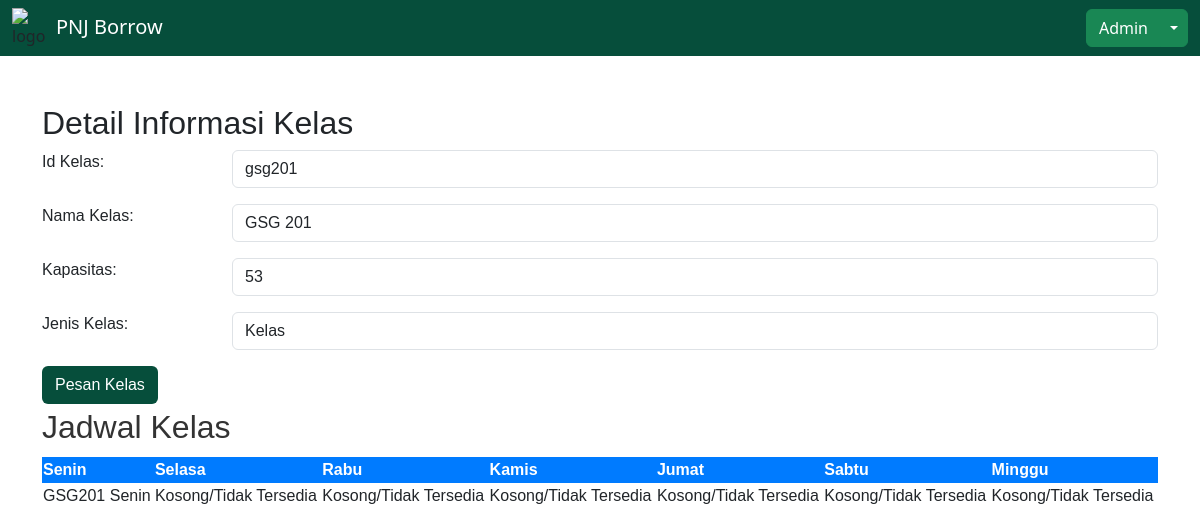
Screenshot of /detail_kelas.php?id=gsg201 (signed in) with the database file from the repository.
### tables this page shows
CREATE TABLE IF NOT EXISTS `kelas` (
  `id_kelas` varchar(50) NOT NULL,
  `nama_kelas` varchar(50) NOT NULL,
  `kapasitas_kelas` int NOT NULL,
  `jenis_kelas` varchar(50) NOT NULL DEFAULT 'Kelas',
  PRIMARY KEY (`id_kelas`)
);

CREATE TABLE IF NOT EXISTS `jadwal_kelas` (
  `id_kelas` varchar(50) NOT NULL,
  `senin` varchar(500) NOT NULL DEFAULT 'Kosong/Tidak Tersedia',
  `selasa` varchar(500) NOT NULL DEFAULT 'Kosong/Tidak Tersedia',
  `rabu` varchar(500) NOT NULL DEFAULT 'Kosong/Tidak Tersedia',
  `kamis` varchar(500) NOT NULL DEFAULT 'Kosong/Tidak Tersedia',
  `jumat` varchar(500) NOT NULL DEFAULT 'Kosong/Tidak Tersedia',
  `sabtu` varchar(500) NOT NULL DEFAULT 'Kosong/Tidak Tersedia',
  `minggu` varchar(500) NOT NULL DEFAULT 'Kosong/Tidak Tersedia',
  PRIMARY KEY (`id_kelas`)
);

### detail_kelas.php (the view, shortened to what this page needs)
<?php
include("connection.php");
$isAdmin = $_SESSION['status_user'] == 'Administrator';
$isDosen = $_SESSION['status_user'] == 'Dosen';
if (isset($_GET['id'])) {
  $kelasId = $_GET['id'];
  $query = "SELECT * FROM kelas WHERE id_kelas = :kelasId";
  $stmt = $conn->prepare($query);
  $stmt->bindParam(':kelasId', $kelasId, PDO::PARAM_STR);
  $stmt->execute();
  $classDetails = $stmt->fetch(PDO::FETCH_ASSOC);
  $scheduleQuery = "SELECT * FROM jadwal_kelas WHERE id_kelas = :kelasId";
  $scheduleStmt = $conn->prepare($scheduleQuery);
  $scheduleStmt->bindParam(':kelasId', $kelasId, PDO::PARAM_STR);
  $scheduleStmt->execute();
  $classSchedule = $scheduleStmt->fetchAll(PDO::FETCH_ASSOC);
}
?>
<!DOCTYPE html>
<html lang="en">
<head>
  <link href="https://cdn.jsdelivr.net/npm/bootstrap@5.3.2/dist/css/bootstrap.min.css" rel="stylesheet" />
</head>
<body>
  <div class=" page-holder bg-cover">
    <nav style="background-color: #064e3b;" class="navbar navbar-expand-xl navbar-light">
      <div class="container-fluid">
        <div class="d-flex flex-row">
          <img src="./Meta/logoooo0.png" style="width: 40px; height: 40px;" alt="logo">
          <div class="p-1">
            <a class="navbar-brand text-white" href="index.php">PNJ Borrow</a>
          </div>
        </div>
        <div class="btn-group">
          <button type="button" class="btn btn-success text-white"><?= $_SESSION["username"] ?></button>
          <button type="button" class="btn dropdown-toggle dropdown-toggle-split btn-success" data-bs-toggle="dropdown" data-bs-display="static" aria-expanded="false">
          </button>
        </div>
      </div>
    </nav>
    <div class="container mt-5" style="font-family: Arial, sans-serif;">
      <div class="">
        <h2>Detail Informasi Kelas</h2>
        <form action="<?php if ($classDetails) : ?>" method="post">
          <div class="mb-3 row">
            <label for="idkelas" class="form-label col-sm-2">Id Kelas:</label>
            <div class="col-sm-10">
              <input type="text" class="form-control" name="idkelas" value="<?php echo $classDetails['id_kelas']; ?>" required>
            </div>
          </div>
          <div class="mb-3 row">
            <label for="namakelas" class="form-label col-sm-2">Nama Kelas:</label>
            <div class="col-sm-10">
              <input type="text" class="form-control" name="namakelas" value="<?php echo $classDetails['nama_kelas']; ?>" required>
            </div>
          </div>
          <div class="mb-3 row">
            <label for="Kapasitas" class="form-label col-sm-2">Kapasitas:</label>
            <div class="col-sm-10">
              <input type="text" class="form-control" name="kapasitas" value="<?php echo $classDetails['kapasitas_kelas']; ?>" required>
            </div>
          </div>
          <div class="mb-3 row">
            <label for="jeniskelas" class="form-label col-sm-2">Jenis Kelas:</label>
            <div class="col-sm-10">
              <input type="text" class="form-control" name="jeniskelas" value="<?php echo $classDetails['jenis_kelas']; ?>" required>
            </div>
          </div>
        </form>
      </div>
      <?php if ($isAdmin || $isDosen) : ?>
        <div style="margin-top: 5px;">
          <button style="background-color: #064e3b;" type="button" class="btn mb-1 text-white" data-bs-toggle="modal" data-bs-target="#adminActionsModal">
            Pesan Kelas
          </button>
        </div>
      <?php endif; ?>
      <?php if ($classSchedule) : ?>
        <h2 style="color: #333;">Jadwal Kelas</h2>
        <table style="width: 100%; border-collapse: collapse; margin-top: 10px;">
          <thead style="background-color: #007bff; color: #fff;">
            <tr>
              <th>Senin</th>
              <th>Selasa</th>
              <th>Rabu</th>
              <th>Kamis</th>
              <th>Jumat</th>
              <th>Sabtu</th>
              <th>Minggu</th>
            </tr>
          </thead>
          <tbody>
            <?php foreach ($classSchedule as $row) : ?>
              <tr>
                <td><?php echo $row['senin']; ?></td>
                <td><?php echo $row['selasa']; ?></td>
                <td><?php echo $row['rabu']; ?></td>
                <td><?php echo $row['kamis']; ?></td>
                <td><?php echo $row['jumat']; ?></td>
                <td><?php echo $row['sabtu']; ?></td>
                <td><?php echo $row['minggu']; ?></td>
              </tr>
            <?php endforeach; ?>
          </tbody>
        </table>
      <?php else : ?>
        <p style="color: #333;">Jadwal kelas tidak ditemukan.</p>
      <?php endif; ?>
    <?php else : ?>
      <p style="color: #333;">Data kelas tidak ditemukan.</p>
    <?php endif; ?>
    </div>
</body>
</html>

### rows the page displays
kelas: idkelas "gsg201", namakelas "GSG 201", kapasitas "53", jeniskelas "Kelas"
jadwal_kelas: senin "GSG201 Senin", selasa "Kosong/Tidak Tersedia", rabu "Kosong/Tidak Tersedia", kamis "Kosong/Tidak Tersedia", jumat "Kosong/Tidak Tersedia", sabtu "Kosong/Tidak Tersedia", minggu "Kosong/Tidak Tersedia"

### other values shown
$_SESSION["username"] "Admin"
